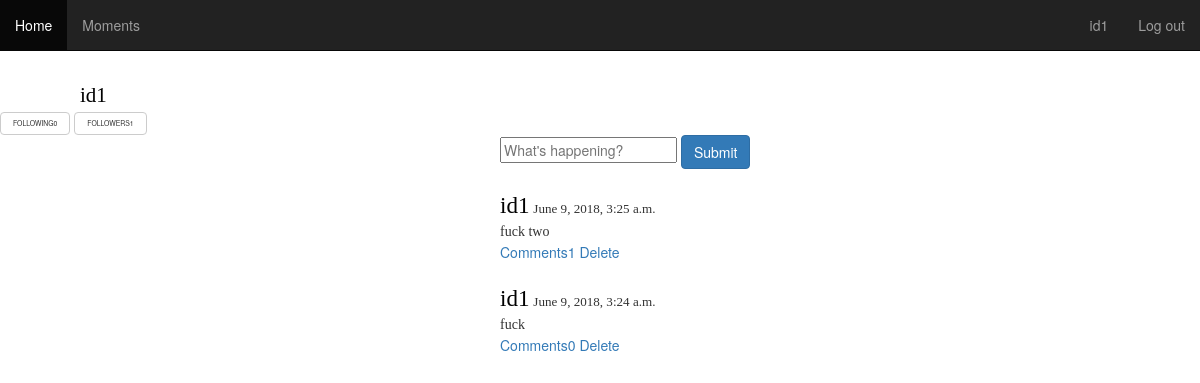
The app's page / (signed in) with its own data.
### Twitter-like website/weibo/models.py (models this page shows)
class UserProfiles(models.Model):
    username = models.CharField(max_length=20)
    contents_count = models.IntegerField(default=0)
    follow_count = models.IntegerField(default=0)
    follower_count = models.IntegerField(default=0)
    gender = models.CharField(max_length=2)
    intro = models.CharField(max_length=50)
    birthday = models.DateField(default=datetime.now())

class Contents(models.Model):
    username = models.CharField(max_length=20)
    content = models.TextField(max_length=140)
    comment_count = models.IntegerField(default=0)
    content_time = models.DateTimeField(default=datetime.now())

### Twitter-like website/weibo/views.py (the view)
# urls.py: url(r'^$', views.index),
def index(request):  # 已登录，显示主页，否则返回登录页面
    if request.user.is_authenticated():
        username = request.session.get('username')
        myprofile = UserProfiles.objects.get(username=username)
        showcontent = findMyall(username)
        return render(request, 'index.html', locals())
    else:
        return HttpResponseRedirect('/mylogin')

### Twitter-like website/weibo/views.py (called while the page is built)
def findMyall(username):  # 查找自己以及关注人的微博
    follows = list(Follows.objects.filter(username=username))
    showcontent = list(Contents.objects.filter(username=username))
    for follow in follows:
        showcontent += list(Contents.objects.filter(username=follow.follow_username))
    showcontent.sort(key=lambda content: content.content_time, reverse=True)  # 按时间排序
    return showcontent

### Twitter-like website/templates/index.html (shortened to what this page needs)
{% load staticfiles %}
 <link href="http://apps.bdimg.com/libs/bootstrap/2.3.2/css/bootstrap.min.css" rel="stylesheet">
<!DOCTYPE html>
<html lang="en">
<head>
</head>
<body>
 <div class="navbar navbar-fixed-top navbar-inverse" role="navigation">
    <ul class="nav navbar-nav">
           <li role="presentation" class="active"><a href="/">Home</a></li>
           <li role="presentation"><a href="/discover/">Moments</a></li>
    </ul>
    <ul class="nav navbar-nav pull-right">
           <li role="presentation"><a href="/">{{ username }}</a></li>
           <li role="presentation"><a href="/mylogout/">Log out</a></li>
    </ul>
 </div>
 <div style="padding-top: 80px">
        <div style="font-family: SimHei;font-size: 150%;font-color:black;margin-left: 80px"> <a style="color:black" href="/getprofile/">{{ username }}</a></div>
        <span style="font-size: 70%"><a style="font-size: 70%" tpye="button"class="btn btn-default" href="/listfollow/?username={{ username }}">FOLLOWING{{ myprofile.follow_count }}</a></span>
        <span style="font-size: 70%"><a style="font-size: 70%" tpye="button"class="btn btn-default" href="/listfollower/?username={{ username }}">FOLLOWERS{{ myprofile.follower_count}}</a></span>
 </div>
 <div style="margin-left:500px">
    <form  action = "/send/"method="post">
    <input type="text-align:center" placeholder="What's happening?" name="content">
    <input type="submit" class="btn btn-primary" value="Submit">
        {% for eachcontent in showcontent %}
           <br/>
            <div style="font-family: SimHei;font-size: 110%;font-color:black;padding-top: 20px"><a style="font-family: SimHei;font-size: 150%;color:black;" href="/getprofile/?username={{ eachcontent.username }}" >{{eachcontent.username }}</a>
                <span style="font-family: FangSong;font-size: 85%;font-color:gray">{{eachcontent.content_time }}</span>
            </div>
            <div style="font-family:SimSun">{{eachcontent.content }}</div>
            <span><a href="/comment/?content_id={{ eachcontent.id}}" >Comments{{ eachcontent.comment_count }}</a></span>
            {% if eachcontent.username == username%}
            <span ><a href="/delcontent/?content_id={{ eachcontent.id}}" >Delete</a></span>
           {% endif %}
        {% endfor %}
    </form>
 </div>
</body>
</html>

### records on screen
UserProfiles: follow_count "0", follower_count "1"
Contents: username "id1", content_time "June 9, 2018, 3:25 a.m.", content "fuck two", comment_count "1"
Contents: username "id1", content_time "June 9, 2018, 3:24 a.m.", content "fuck", comment_count "0"

### other values on screen
{{ username }} "id1"
